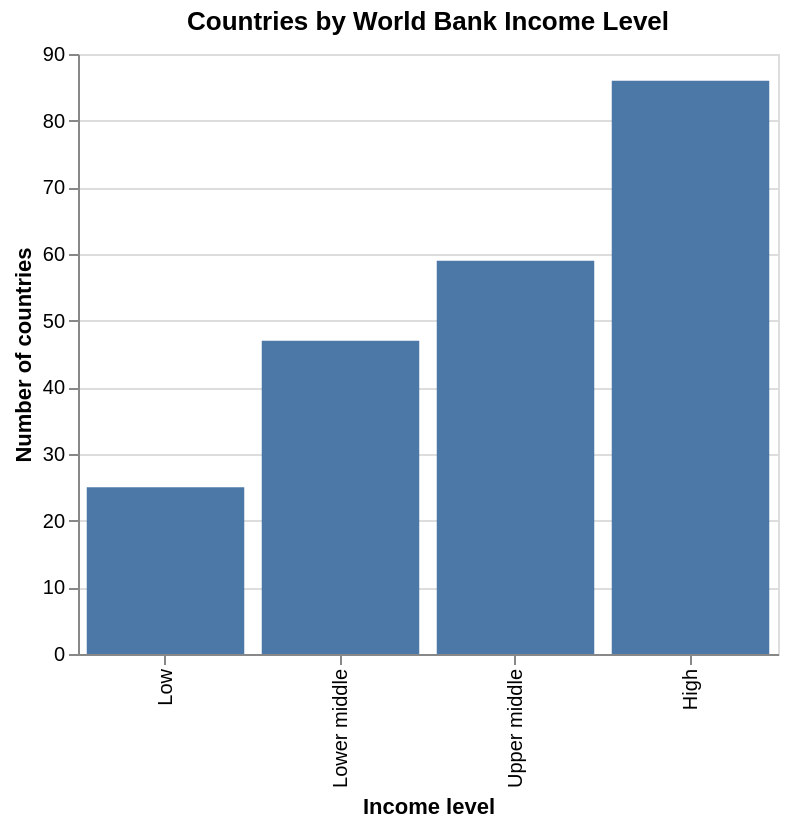

Notebook cell for this chart:
### Code cell
# number of countries in each income level
income_order = ['Low', 'Lower middle', 'Upper middle', 'High']

alt.Chart(latest).mark_bar().encode(
    alt.X('income_level:N', sort=income_order, title='Income level'),
    alt.Y('count():Q', title='Number of countries')
).properties(title='Countries by World Bank Income Level', width=350)

### Figure 1 — Vega-Lite specification as saved in the notebook (floating-point values rounded to 4 significant figures; data arrays with more than 128 entries replaced by an {"elided": "..."} marker saying what was removed)
{"config": {"view": {"continuousWidth": 300, "continuousHeight": 300}}, "data": {"name": "data-5e600570ae08186af1e98f69099af823"}, "mark": {"type": "bar"}, "encoding": {"x": {"field": "income_level", "sort": ["Low", "Lower middle", "Upper middle", "High"], "title": "Income level", "type": "nominal"}, "y": {"aggregate": "count", "title": "Number of countries", "type": "quantitative"}}, "title": "Countries by World Bank Income Level", "width": 350, "$schema": "https://vega.github.io/schema/vega-lite/v6.4.1.json", "datasets": {"data-5e600570ae08186af1e98f69099af823": {"elided": "217 records"}}}
